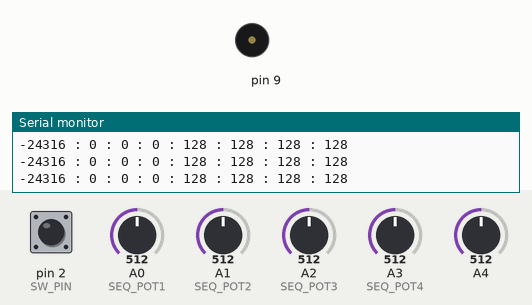
This sketch was run on a simulated Arduino Uno, built with avr-gcc and run on an emulated ATmega328P. On the bench: buzzer (waves = sounding), the last lines printed to the serial monitor. Inputs (shaded band) come from the test bench; at power-on: A4 = 512, A0 (SEQ_POT1) = 512, pin 2 (SW_PIN) HIGH, A1 (SEQ_POT2) = 512, A2 (SEQ_POT3) = 512, A3 (SEQ_POT4) = 512.

Above: at 1.3 s.
1.4 s: A4 set to 306
At 2.2 s:
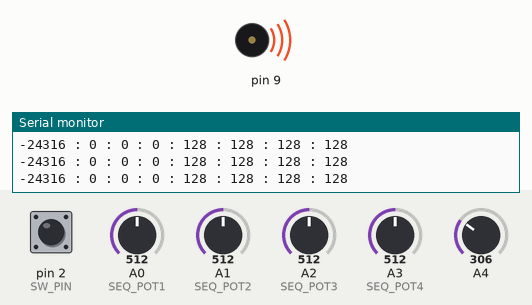
4.5 s: A0 (SEQ_POT1) set to 716
7.6 s: pin 2 (SW_PIN) pulled LOW for 3.2 s
12.3 s: A4 set to 30
15.4 s: A1 (SEQ_POT2) set to 540
18.5 s: A1 (SEQ_POT2) set to 566
Timing chart, 0 to 22.6 s (numbered marks = the images above; inputs shaded):
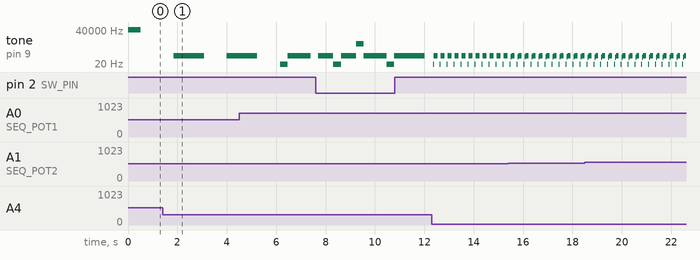

Measured:
- by itself, tone on pin 9: plays 128 Hz for 0.62 s, 8 Hz for 0.31 s, 128 Hz for 0.62 s, 1920 Hz for 0.31 s, 128 Hz for 0.92 s, 8 Hz for 0.31 s … (7 notes in this stretch)

The sketch:

sketch.ino
```cpp
// Simple Sound Oscillator

// digital pins
#define SPEAKER_PIN 3
#define SW_PIN 2

// analog pins
#define SEQ_POT1 A0
#define SEQ_POT2 A1
#define SEQ_POT3 A2
#define SEQ_POT4 A3

// step count
int stp_cnt;

// change bpm using pot.
int tmp_bpm;

// tables
int frequencies[] = {
    261,293,329,349,392,440,493,543
};
int signTable[] = {
  128,131,134,137,140,143,146,150,153,156,159,162,165,168,170,173,176,179,182,185,187,190,193,195,198,
  201,203,206,208,210,213,215,217,219,221,223,225,227,229,231,233,234,236,238,239,241,242,243,244,246,
  247,248,249,249,250,251,252,252,253,253,253,254,254,254,254,254,254,254,253,253,253,252,252,251,250,
  249,249,248,247,246,244,243,242,241,239,238,236,234,233,231,229,227,225,223,221,219,217,215,213,210,
  208,206,203,201,198,195,193,190,187,185,182,179,176,173,170,168,165,162,159,156,153,150,146,143,140,
  137,134,128,125,122,119,116,113,110,106,103,100, 97, 94, 91, 88, 86, 83, 80, 77, 74, 71, 69, 66, 63,
  61, 58, 55, 53, 50, 48, 46, 43, 41, 39, 37, 35, 33, 31, 29, 27, 25, 23, 22, 20, 18, 17, 15, 14, 13,
  12, 10,  9,  8,  7,  7,  6,  5,  4,  4,  3,  3,  3,  2,  2,  2,  2,  2,  2,  2,  3,  3,  3,  4,  4,
  5,  6,  7,  7,  8,  9, 10, 12, 13, 14, 15, 17, 18, 20, 22, 23, 25, 27, 29, 31, 33, 35, 37, 39, 41,
  43, 46, 48, 50, 53, 55, 58, 61, 63, 66, 69, 71, 74, 77, 80, 83, 86, 88, 91, 94, 97,100,103,106,110,
  113,116,119,122,125,127
};

void setup(){
    // for debug
    Serial.begin(9600);

    // init
    stp_cnt = 0;
    tmp_bpm = 100;
    pinMode(SW_PIN, INPUT);

    // set frequency 32kHz
    TCCR1B = 0x01;
}


void loop(){

    boolean sw;

    int freq1;
    int freq2;
    int freq3;
    int freq4;
    int freq5;
    int freq6;
    int freq7;
    int freq8;

    // get value from pot, and adjust value.
    int rowVal1 = analogRead(SEQ_POT1);
    int tuneVal1 = map(rowVal1, 0, 1023, 0, 255);
    int rowVal2 = analogRead(SEQ_POT2);
    int tuneVal2 = map(rowVal2, 0, 1023, 0, 255);
    int rowVal3 = analogRead(SEQ_POT3);
    int tuneVal3 = map(rowVal3, 0, 1023, 0, 255);
    int rowVal4 = analogRead(SEQ_POT4);
    int tuneVal4 = map(rowVal4, 0, 1023, 0, 255);

    sw = digitalRead(SW_PIN);

    // if you change sw, you can select to set value 1-4 or 5-8 step.
    if(sw==false){
        freq1 = signTable[tuneVal1];
        freq2 = signTable[tuneVal2];
        freq3 = signTable[tuneVal3];
        freq4 = signTable[tuneVal4];
    }
    if(sw==true){
        freq5 = signTable[tuneVal1];
        freq6 = signTable[tuneVal2];
        freq7 = signTable[tuneVal3];
        freq8 = signTable[tuneVal4];
    }

    // show parameter about all steps.
    Serial.print(freq1);
    Serial.print(" : ");
    Serial.print(freq2);
    Serial.print(" : ");
    Serial.print(freq3);
    Serial.print(" : ");
    Serial.print(freq4);
    Serial.print(" : ");
    Serial.print(freq5);
    Serial.print(" : ");
    Serial.print(freq6);
    Serial.print(" : ");
    Serial.print(freq7);
    Serial.print(" : ");
    Serial.print(freq8);
    Serial.println();


    switch(stp_cnt){
        case 0:
            tone(9, freq1);
            break;
        case 1:
            tone(9, freq2);
            break;
        case 2:
            tone(9, freq3);
            break;
        case 3:
            tone(9, freq4);
            break;
        case 4:
            tone(9, freq5);
            break;
        case 5:
            tone(9, freq6);
            break;
        case 6:
            tone(9, freq7);
            break;
        case 7:
            tone(9, freq8);
            break;
    }

    tmp_bpm = analogRead(A4);

    if(stp_cnt>=7)stp_cnt=0;
    stp_cnt++;
    delay(tmp_bpm);
}
```

Source omitted: sound_table.c (data table, 4122 bytes)
